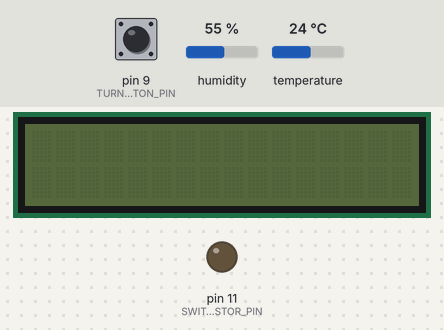
Recording of a sketch running on a simulated Arduino Uno, built with avr-gcc and run on an emulated ATmega328P. Parts: 16×2 character LCD, output pins drawn as LEDs (lit = HIGH). Dashed ring = blinking. The test bench sets the inputs (shaded band); at power-on: pin 9 (TURN_ON_BUTTON_PIN) HIGH, humidity 55 %, temperature 24 °C. What the sketch prints to the serial monitor is not drawn.

Above: at 1.2 s.
1.3 s: pin 9 (TURN_ON_BUTTON_PIN) pulled LOW for 1 s
At 3.0 s:
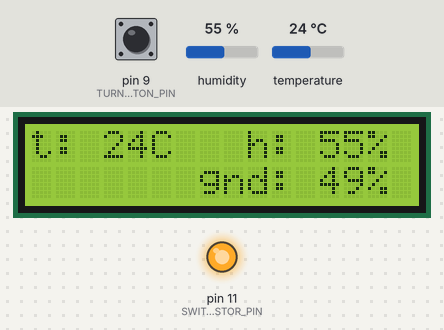
4.3 s: pin 9 (TURN_ON_BUTTON_PIN) pulled LOW for 0.15 s
At 5.4 s:
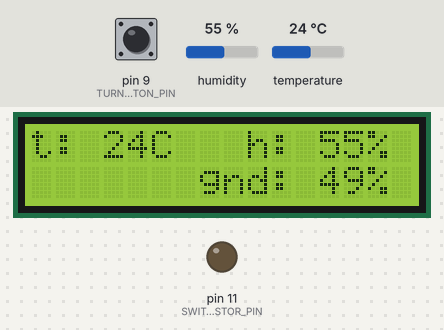
6.0 s: pin 9 (TURN_ON_BUTTON_PIN) pulled LOW for 3.2 s
At 6.34 s:
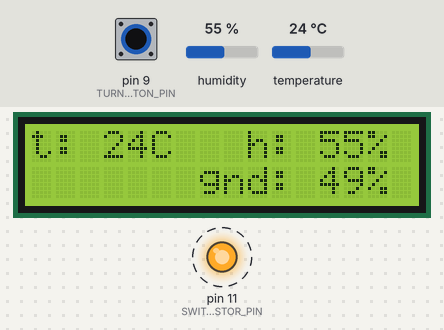
Timing chart, 0 to 10.6 s (numbered marks = the images above; inputs shaded):
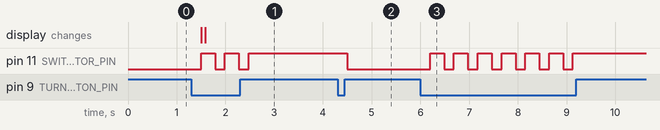

The sketch:

weather-module.ino
```cpp
#include "lcd-display.h"
#include "air-sensor.h"
#include "ground-sensor.h"

LCDDisplay lcd;
AirSensor air;
GroundSensor ground;

#define MEASSURE_DELAY 30000lu

void setup() {
  Serial.begin(9600);

  lcd.init();

  Serial.println("Initialized");
}

void loop()
{
  lcd.listenButton();

  if (shouldMessure()) {
    Serial.println("meassuring");

    PrintData data = meassure();

    lcd.print(data);
  }
}

PrintData meassure() {
  AirMeassure airData = air.meassure();
  float gh = ground.getValue();

  return PrintData(airData.temperature, airData.humidity, gh);
}

bool shouldMessure() {
  static unsigned long lastMessure = -MEASSURE_DELAY;

  unsigned long now = millis();

  bool shouldUpdateForDefaultDelay = (now - lastMessure) > MEASSURE_DELAY;

  if (shouldUpdateForDefaultDelay) {
    lastMessure = now;

    return true;
  }

  return false;
}
```

air-sensor.cpp
```cpp
#include "air-sensor.h"

AirMeassure::AirMeassure(int temperature, int humidity) {
  this->humidity = humidity;
  this->temperature = temperature;
}

AirMeassure AirSensor::meassure() {
  int temperature = 0;
  int humidity = 0;

  int result = this->dht11.readTemperatureHumidity(temperature, humidity);

  if (result == 0) {
    return AirMeassure(temperature, humidity);
  } else {
    Serial.println(DHT11::getErrorString(result));
    return AirMeassure(-1, -1);
  }
}
```

air-sensor.h
```cpp
#ifndef AIR_SENSOR_H
#define AIR_SENSOR_H

#include <arduino.h>
#include <DHT11.h>

#define DHT11PIN 10

class AirMeassure {
  public:
    int humidity;
    int temperature;

    AirMeassure(int temperature, int humidity);
};

class AirSensor {
  private:
    DHT11 dht11 = DHT11(DHT11PIN);

  public:
    AirMeassure meassure();
};

#endif AIR_SENSOR_H  
```

esp.cpp
```cpp
#include "arduino.h"
#include "esp.h"
#include "math.h"

#define PACKAGE_SIZE 2

void ESP::init() {
  this->esp01s.begin(115200);
  this->esp01s.setTimeout(100);

  delay(1000);
}

bool ESP::setMode(WiFiMode mode) {
    String data = "AT+CWMODE_DEF=";
    data += String((int) mode);

    this->write(data);

    while (!this->esp01s.available());
}

bool ESP::connect(const char* ssid, const char* pwd) {
  String data = "AT+CWJAP_CUR=\"";
  data += ssid;
  data += "\",\"";
  data += pwd;
  data += "\"";

  this->write(data);

  while (!this->esp01s.available());

  return true;
}

void ESP::write(String data) {
  for (int i = 0; i < data.length(); i += PACKAGE_SIZE) {
    int start = i;
    int end = min(i + PACKAGE_SIZE, data.length());

    this->esp01s.print(data.substring(start, end));

    delay(10);
  }

  this->esp01s.println("");
}

bool ESP::waitAnswer(const char* expected) {
  while (!this->esp01s.available());

  String data = this->esp01s.readString();

  return data == expected;
}
```

esp.h
```cpp
#ifndef ESP_H
#define ESP_H

#define ESP_RX 2
#define ESP_TX 3

#include <SoftwareSerial.h>

enum class WiFiMode { Client = 1, AP = 2, Mixed = 3};

class ESP {
  private:
    void write(String data);
    bool waitAnswer(const char* expected);

  public:
    SoftwareSerial esp01s = SoftwareSerial(ESP_RX, ESP_TX);
    void init();
    bool connect(const char* ssid, const char* pwd);
    bool setMode(WiFiMode mode);
};

#endif ESP_H
```

ground-sensor.cpp
```cpp
#include "ground-sensor.h"

int GroundSensor::getValue() {
  float rawValue = analogRead(this->_port);

  float result = this->mapValue(rawValue);

  return result;
}

float GroundSensor::mapValue(float rawValue) {
  float result = (1023 - rawValue) / 1023 * 100.0;

  return result;
}
```

ground-sensor.h
```cpp
#ifndef GROUND_SENSOR_H
#define GROUND_SENSOR_H

#include <arduino.h>

#define GROUND_SERSOR_PIN 3

class GroundSensor {
  private:
    int _port = GROUND_SERSOR_PIN;
    float mapValue(float rawValue);

  public:
    int getValue();
};

#endif GROUND_SENSOR_H
```

lcd-display.cpp
```cpp
#include "HardwareSerial.h"
#include "lcd-display.h"

void LCDDisplay::init() {
  pinMode(TURN_ON_BUTTON_PIN, INPUT_PULLUP);
  pinMode(SWITCH_TRANSISTOR_PIN, OUTPUT);
  digitalWrite(SWITCH_TRANSISTOR_PIN, LOW);

  Serial.println("LCD display was inited");
}

void LCDDisplay::listenButton() {
  if (digitalRead(TURN_ON_BUTTON_PIN) == LOW) {
    delay(200);

    this->turnedOn = !this->turnedOn;

    if (this->turnedOn) {
      this->turnOnDisplay();
    } else {
      this->turnOffDisplay();
    }
  }
}

void LCDDisplay::turnOnDisplay() {
  digitalWrite(SWITCH_TRANSISTOR_PIN, HIGH);

  this->lcd.init();
  this->lcd.backlight();

  Serial.println("Display was turned on");

  this->print(this->lastData);
}

void LCDDisplay::turnOffDisplay() {
  digitalWrite(SWITCH_TRANSISTOR_PIN, LOW);

  Serial.println("Display was turned off");
}

bool LCDDisplay::isTurnedOn() {
  return this->turnedOn;
}

unsigned long LCDDisplay::getLastPrintTime() {
  return this->lastPrintTime;
}

void LCDDisplay::print(PrintData data) {
  if (!this->turnedOn) {
    this->lastData = data;

    return;
  }

  this->printTemperature(data.temperature);
  this->printHumidity(data.humidity);
  this->printGroundHumidity(data.groundHumidity);

  this->lastPrintTime = millis();
}

void LCDDisplay::printTemperature(int temperature) {
  this->lcd.setCursor(0, 0);
  this->lcd.print("t: ");

  this->lcd.setCursor(3, 0);
  this->lcd.print(temperature);
  this->lcd.print("C");
}

void LCDDisplay::printHumidity(int humidity) {
  this->lcd.setCursor(9, 0);
  this->lcd.print("h: ");
  this->lcd.setCursor(12, 0);
  this->lcd.print(humidity);
  this->lcd.print("%");
}

void LCDDisplay::printGroundHumidity(int groundHumidity) {
  this->lcd.setCursor(7, 1);
  this->lcd.print("gnd: ");
  this->lcd.setCursor(12, 1);
  this->lcd.print(groundHumidity);
  this->lcd.print("%");
}

PrintData::PrintData(int temperature, int humidity, int groundHumidity) {
  this->temperature = temperature;
  this->humidity = humidity;
  this->groundHumidity = groundHumidity;
}
```

lcd-display.h
```cpp
#ifndef LCD_DISPLAY_H
#define LCD_DISPLAY_H

#define TURN_ON_BUTTON_PIN 9
#define SWITCH_TRANSISTOR_PIN 11

#include <arduino.h>
#include <LiquidCrystal_I2C.h>

class PrintData {
  public:
    int temperature;
    int humidity;
    int groundHumidity;

    PrintData(int temperature, int humidity, int groundHumidity);
};

class LCDDisplay {
  private:
    LiquidCrystal_I2C lcd = LiquidCrystal_I2C(0x27, 16, 2);
    bool turnedOn = false;
    unsigned long lastPrintTime = 0lu;

    PrintData lastData = PrintData(0, 0, 0);

    void turnOnDisplay();
    void turnOffDisplay();
    void printTemperature(int temperature);
    void printHumidity(int humidity);
    void printGroundHumidity(int groundHumidity);

  public:
    void init();
    void listenButton();
    void print(PrintData data);
    unsigned long getLastPrintTime();
    bool isTurnedOn();
};

#endif LCD_DISPLAY_H
```

Measured:
- after the input at 1.3 s, pin 11 (SWITCH_TRANSISTOR_PIN): alternates HIGH for 0.29 s and LOW for 0.20 s, 5 changes in all, then stays HIGH, starting after 0.20 s
- after the input at 4.3 s, pin 11 (SWITCH_TRANSISTOR_PIN): HIGH → LOW after 0.20 s
- after the input at 6.0 s, pin 11 (SWITCH_TRANSISTOR_PIN): alternates HIGH for 0.29 s and LOW for 0.20 s, 13 changes in all, then stays HIGH, starting after 0.20 s
